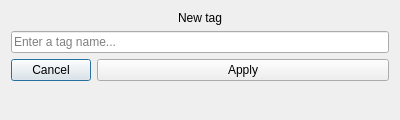
<?xml version="1.0" encoding="UTF-8"?>
<ui version="4.0">
 <class>Dialog</class>
 <widget class="QDialog" name="Dialog">
  <property name="geometry">
   <rect>
    <x>0</x>
    <y>0</y>
    <width>400</width>
    <height>120</height>
   </rect>
  </property>
  <property name="windowTitle">
   <string>Dialog</string>
  </property>
  <layout class="QFormLayout" name="formLayout">
   <property name="fieldGrowthPolicy">
    <enum>QFormLayout::AllNonFixedFieldsGrow</enum>
   </property>
   <item row="1" column="0" colspan="2">
    <widget class="QLineEdit" name="lineEdit">
     <property name="placeholderText">
      <string>Enter a tag name...</string>
     </property>
    </widget>
   </item>
   <item row="2" column="0">
    <widget class="QPushButton" name="cancelButton">
     <property name="text">
      <string>Cancel</string>
     </property>
    </widget>
   </item>
   <item row="2" column="1">
    <widget class="QPushButton" name="applyTag">
     <property name="text">
      <string>Apply</string>
     </property>
    </widget>
   </item>
   <item row="0" column="0" colspan="2">
    <widget class="QLabel" name="label">
     <property name="text">
      <string>New tag</string>
     </property>
     <property name="alignment">
      <set>Qt::AlignCenter</set>
     </property>
    </widget>
   </item>
  </layout>
 </widget>
 <resources/>
 <connections/>
</ui>
